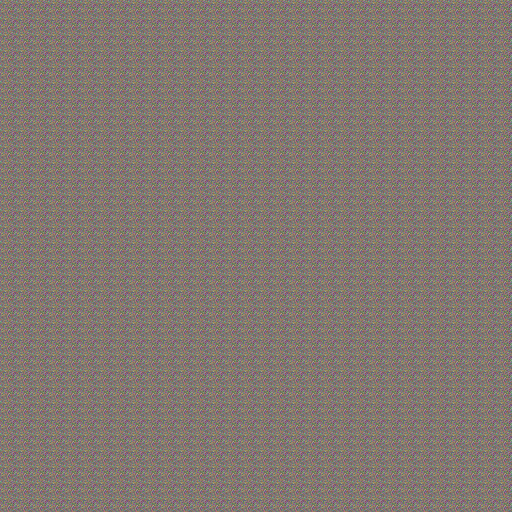
#> input picture key.png, 1024 x 1024 px, given in place of input.png, which was not available (shown at 1/2 size)
$ python cipher.py
#> lines starting #> are read from the running program, lines starting #| are printed output that depends on the picture; pictures that were not available may be replaced by others from this repository, and a replacement may not be noted
import numpy as np
from PIL import Image

SIZE = 500
MOD = 251  # prime for modular arithmetic

# ---------------- Utility ---------------- #
def save_matrix_png(matrix, filename):
    """Save integer matrix mod MOD as grayscale PNG"""
    scaled = (matrix % MOD * 255 // (MOD-1)).astype(np.uint8)
    Image.fromarray(scaled, mode="L").save(filename)

def load_image_mod(filename):
    """Load grayscale PNG as integers mod MOD"""
#> called with filename = 'input.png'
    img = np.array(Image.open(filename).convert("L").resize((SIZE, SIZE)), dtype=np.int64)
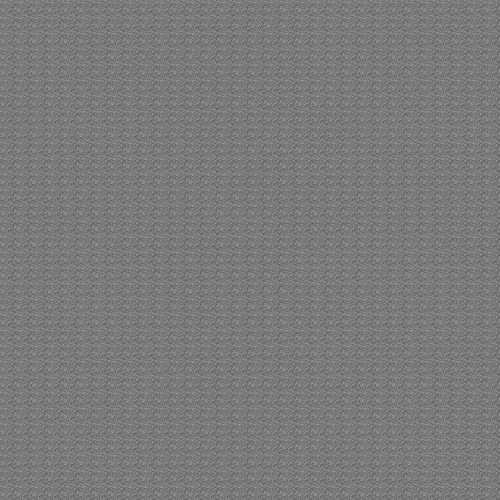
#> img: shape (500, 500) int64; min 89, max 158, mean 122.3
    return img % MOD

# ---------------- Key Generation ---------------- #
def random_invertible_upper_triangular(n, mod):
    """Generate random upper-triangular invertible matrix mod `mod`"""
#> called with n = 500, mod = 251
    while True:
        K = np.triu(np.random.randint(1, mod, size=(n,n), dtype=np.int64))
        if np.all(K.diagonal() != 0):
            return K

def mod_solve_upper_triangular(K, A, mod):
    """Solve K @ X = A mod `mod` for upper-triangular K"""
#> called with mod = 251
    n = K.shape[0]
#> n = 500
    X = np.zeros_like(A, dtype=np.int64)
    for j in range(n):
        for i in reversed(range(n)):
            s = int(A[i,j])
            for k in range(i+1, n):
                s -= int(K[i,k]) * int(X[k,j])
            X[i,j] = (s * pow(int(K[i,i]), -1, mod)) % mod
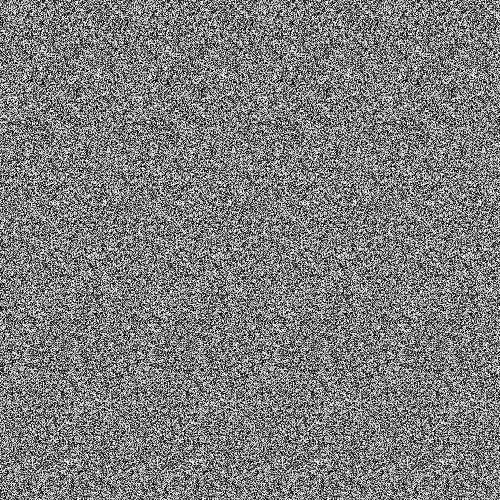
#> X: shape (500, 500) int64; min 0, max 250, mean 124.8
    return X

# ---------------- Main ---------------- #
# Load grayscale input
A = load_image_mod("input.png")

# Generate key
K = random_invertible_upper_triangular(SIZE, MOD)

# Compute lock
X = mod_solve_upper_triangular(K, A, MOD)
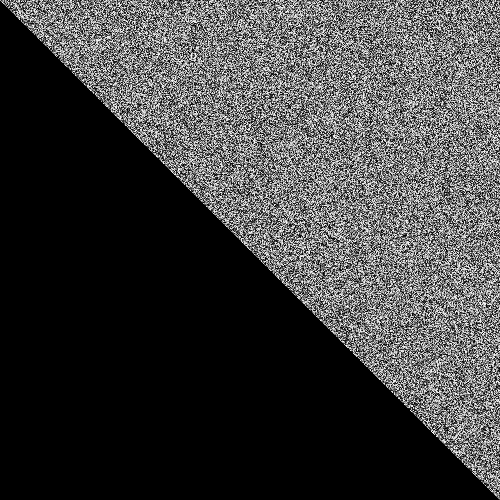
#> K: shape (500, 500) int64; min 0, max 250, mean 63

# Save key and lock
save_matrix_png(K, "key.png")
save_matrix_png(X, "lock.png")

# Verify reconstruction
A_rec = (K @ X) % MOD
save_matrix_png(A_rec, "reconstructed.png")
print("✅ Reconstruction exact?", np.array_equal(A % MOD, A_rec))
#| ✅ Reconstruction exact? True
